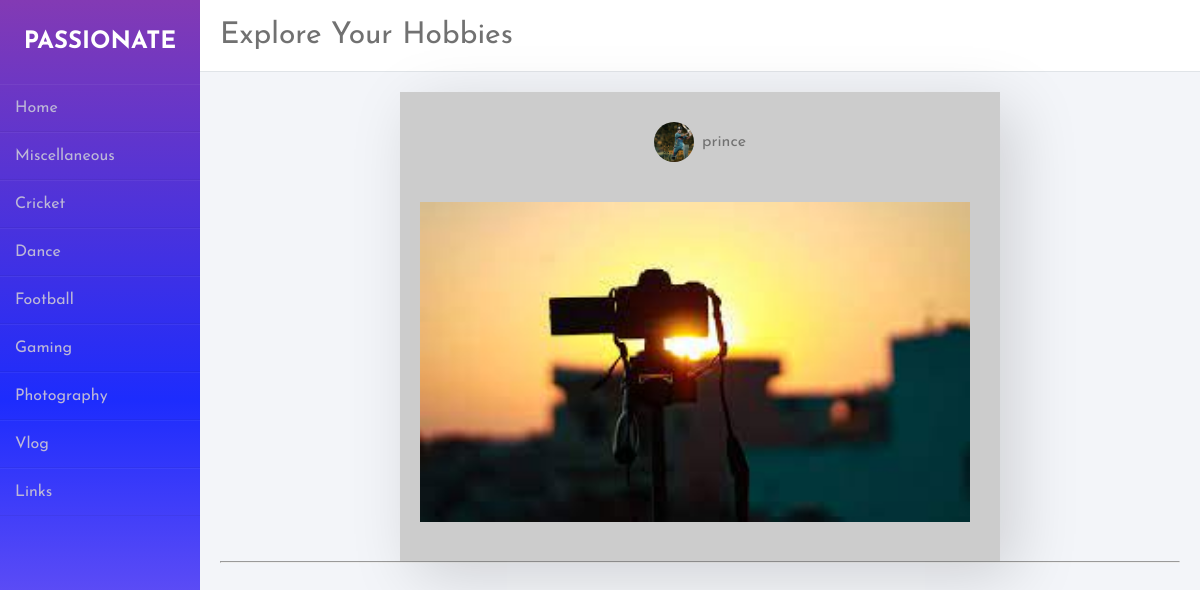
The page /vlog.php on the database its author committed.
### tables this page shows
CREATE TABLE `post_info` (
  `post_id` int(11) NOT NULL,
  `usr_name` varchar(255) NOT NULL,
  `img_path` varchar(255) NOT NULL,
  `post_caption` text NOT NULL,
  `post_hashtag` text NOT NULL,
  `post_section` varchar(255) NOT NULL,
  `dt` datetime NOT NULL DEFAULT current_timestamp()
);

### vlog.php (the view, shortened to what this page needs)
<?php include('server.php');?>
<!DOCTYPE html>
<html lang="en">
<head>
	<link rel="stylesheet" href="section.css">
</head>
<body>
<div class="wrapper">
    <div class="sidebar">
        <h2>Passionate</h2>
        <ul>
            <li><a href="home.php">Home</a></li>
            <li><a href="section.php">Miscellaneous</a></li>
            <li><a href="cricket.php">Cricket</a></li>
            <li><a href="dance.php">Dance</a></li>
            <li><a href="football.php">Football</a></li>
            <li><a href="gaming.php">Gaming</a></li>
            <li><a href="photography.php">Photography</a></li>
            <li><a href="vlog.php">Vlog</a></li>
            <li><a href="link-home.php">Links</a></li>
        </ul>
    </div>
    <div class="main_content">
        <div class="header">Explore Your Hobbies</div>
        <div class="info">
        <?php
                 $conn = mysqli_connect("localhost","root","","passionate");
                   $sql = "SELECT * FROM post_info  WHERE post_section='vlog'";
                   $query = mysqli_query($conn, $sql);
                   while($row = mysqli_fetch_assoc($query)){
                        $imgPath=$row['img_path'];
                        $video = "mp4";
                        $sql2 = "SELECT usr_name,img_path FROM post_info WHERE usr_name= '".$row['usr_name']."' ";
                        $query2=mysqli_query($con, $sql2);
                        $select= mysqli_fetch_assoc($query2);
                        if(strpos($imgPath,$video)){
                         $post =
                        '<div class="post">
                          <div class="top">
                              <div class="userDetails">
                              <div class="profile">
                              <img src="'.$select['img_path'].'" class="cover" >
                              </div>
                                <p class="username">'.$row['usr_name'].'</p>
                                </div>
                          </div>
                          <div class="imgBx">
                               <video controls src="'.$row['img_path'].'" class="image">
                          </div>
                        </div>
                        <hr>';
                        echo $post;
                        }
                        else{
                            $post =
                            '<div class="post">
                            <div class="top">
                                <div class="userDetails">
                                <div class="profile">
                                <img src="'.$select['img_path'].'" class="cover" >
                                </div>
                                  <p class="username">'.$row['usr_name'].'</p>
                                  </div>
                            </div>
                            <div class="imgBx">
                                 <img src="'.$row['img_path'].'" class="image">
                            </div>
                          </div>
                          <hr>';
                          echo $post;
                        }
                    }
                        ?>
        </div>
</div>
</body>
</html>

### section.css (style rules this page uses)
* { margin: 0; padding: 0; box-sizing: border-box; list-style: none; text-decoration: none; font-family: 'Josefin Sans', sans-serif; }
body { background-color: #f3f5f9; }
.post { position: relative; width: 600px; height: auto; background-color: #ccc; box-shadow:15px 15px 60px rgba(0,0,0,0.15); padding: 20px; margin-bottom: 20px; }
.post .top { display:flex; justify-content: space-between; align-items: center; }
.post .top .userDetails { display: flex; }
.post .top .userDetails .profile { position: relative; width: 40px; height: 40px; border-radius: 50%; overflow: hidden; margin-right: 8px; }
.cover { position: absolute; top: 0; left: 0; width: 100%; height:100%; object-fit: cover; }
.image { position: relative; height: auto; width:550px; margin: 10px 0 10px; }
.wrapper { display: flex; position: relative; }
.wrapper .sidebar { width: 200px; height: 100%; background: linear-gradient(to top, #9f6eed, #1d2cfd, #833ab4); padding: 30px 0px; position: fixed; }
.wrapper .sidebar h2 { color: #fff; text-transform: uppercase; text-align: center; margin-bottom: 30px; }
.wrapper .sidebar ul li { padding: 15px; border-bottom: 1px solid #bdb8d7; border-bottom: 1px solid rgba(0,0,0,0.05); border-top: 1px solid rgba(255,255,255,0.05); }
.wrapper .sidebar ul li a { color: #bdb8d7; display: block; }
.wrapper .main_content { width: 100%; margin-left: 200px; }
.wrapper .main_content .header { padding: 20px; background: #fff; color: #717171; border-bottom: 1px solid #e0e4e8; font-size: 30px; }
.wrapper .main_content .info { margin: 20px; color: #717171; line-height: 25px; }
.wrapper .main_content .info div { margin-bottom: 20px; justify-content: center; align-items: center; margin: auto; padding: 10px; }

### rows shown on the page
post_info: post_info.img_path (picture), usr_name "prince", img_path (picture)
